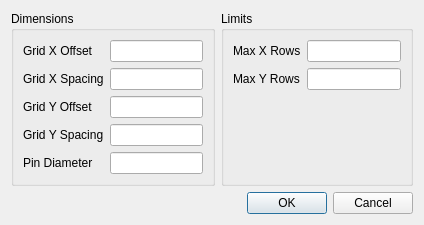
<?xml version="1.0" encoding="UTF-8"?>
<ui version="4.0">
 <class>gridSettings</class>
 <widget class="QDialog" name="gridSettings">
  <property name="windowModality">
   <enum>Qt::ApplicationModal</enum>
  </property>
  <property name="geometry">
   <rect>
    <x>0</x>
    <y>0</y>
    <width>424</width>
    <height>208</height>
   </rect>
  </property>
  <property name="windowTitle">
   <string>Grid Settings</string>
  </property>
  <layout class="QVBoxLayout" name="verticalLayout">
   <item>
    <layout class="QGridLayout" name="gridLayout">
     <item row="0" column="0">
      <widget class="QGroupBox" name="groupBox">
       <property name="title">
        <string>Dimensions</string>
       </property>
       <layout class="QGridLayout" name="gridLayout_2">
        <item row="0" column="0">
         <layout class="QFormLayout" name="formLayout">
          <property name="fieldGrowthPolicy">
           <enum>QFormLayout::AllNonFixedFieldsGrow</enum>
          </property>
          <item row="0" column="0">
           <widget class="QLabel" name="gridXOffsetLabel">
            <property name="text">
             <string>Grid X Offset</string>
            </property>
           </widget>
          </item>
          <item row="0" column="1">
           <widget class="QLineEdit" name="gridXOffsetLineEdit"/>
          </item>
          <item row="1" column="0">
           <widget class="QLabel" name="gridXSpacingLabel">
            <property name="text">
             <string>Grid X Spacing</string>
            </property>
           </widget>
          </item>
          <item row="2" column="0">
           <widget class="QLabel" name="gridYOffsetLabel">
            <property name="text">
             <string>Grid Y Offset</string>
            </property>
           </widget>
          </item>
          <item row="2" column="1">
           <widget class="QLineEdit" name="gridYOffsetLineEdit"/>
          </item>
          <item row="3" column="0">
           <widget class="QLabel" name="gridYSpacingLabel">
            <property name="text">
             <string>Grid Y Spacing</string>
            </property>
           </widget>
          </item>
          <item row="3" column="1">
           <widget class="QLineEdit" name="gridYSpacingLineEdit"/>
          </item>
          <item row="4" column="0">
           <widget class="QLabel" name="pinDiameterLabel">
            <property name="text">
             <string>Pin Diameter</string>
            </property>
           </widget>
          </item>
          <item row="4" column="1">
           <widget class="QLineEdit" name="pinDiameterLineEdit"/>
          </item>
          <item row="1" column="1">
           <widget class="QLineEdit" name="gridXSpacingLineEdit"/>
          </item>
         </layout>
        </item>
       </layout>
      </widget>
     </item>
     <item row="0" column="1">
      <widget class="QGroupBox" name="groupBox_2">
       <property name="title">
        <string>Limits</string>
       </property>
       <layout class="QGridLayout" name="gridLayout_3">
        <item row="0" column="0">
         <layout class="QFormLayout" name="formLayout_3">
          <property name="fieldGrowthPolicy">
           <enum>QFormLayout::AllNonFixedFieldsGrow</enum>
          </property>
          <item row="0" column="0">
           <widget class="QLabel" name="maxXRowsLabel">
            <property name="text">
             <string>Max X Rows</string>
            </property>
           </widget>
          </item>
          <item row="0" column="1">
           <widget class="QLineEdit" name="maxXRowsLineEdit"/>
          </item>
          <item row="1" column="0">
           <widget class="QLabel" name="maxYRowsLabel">
            <property name="text">
             <string>Max Y Rows</string>
            </property>
           </widget>
          </item>
          <item row="1" column="1">
           <widget class="QLineEdit" name="maxYRowsLineEdit"/>
          </item>
         </layout>
        </item>
       </layout>
      </widget>
     </item>
    </layout>
   </item>
   <item>
    <widget class="QDialogButtonBox" name="buttonBox">
     <property name="orientation">
      <enum>Qt::Horizontal</enum>
     </property>
     <property name="standardButtons">
      <set>QDialogButtonBox::Cancel|QDialogButtonBox::Ok</set>
     </property>
    </widget>
   </item>
  </layout>
 </widget>
 <resources/>
 <connections>
  <connection>
   <sender>buttonBox</sender>
   <signal>accepted()</signal>
   <receiver>gridSettings</receiver>
   <slot>accept()</slot>
   <hints>
    <hint type="sourcelabel">
     <x>248</x>
     <y>254</y>
    </hint>
    <hint type="destinationlabel">
     <x>157</x>
     <y>274</y>
    </hint>
   </hints>
  </connection>
  <connection>
   <sender>buttonBox</sender>
   <signal>rejected()</signal>
   <receiver>gridSettings</receiver>
   <slot>reject()</slot>
   <hints>
    <hint type="sourcelabel">
     <x>316</x>
     <y>260</y>
    </hint>
    <hint type="destinationlabel">
     <x>286</x>
     <y>274</y>
    </hint>
   </hints>
  </connection>
 </connections>
</ui>
